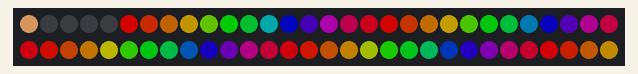
Bench run of a sketch on a simulated Arduino Uno, built with avr-gcc and run on an emulated ATmega328P. On the bench: 60 RGB LEDs in strip order, left to right, continuing on the next row. Dim RGB values are drawn brighter than linear.

Above: at 3.15 s.
At 6.5 s:
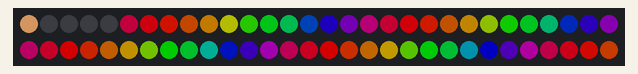
At 8.93 s:
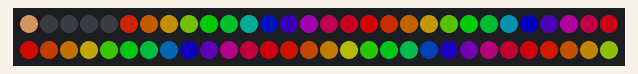
At 19.27 s:
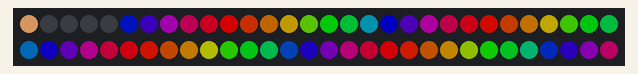
At 29.54 s:
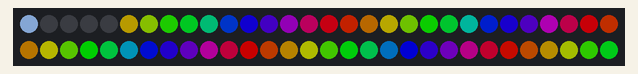
At 39.58 s:
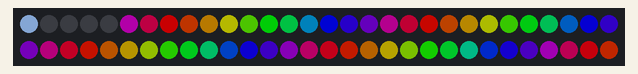

The sketch:

ws2812b_karisik2.ino
```cpp
#include <FastLED.h>

#define LED_PIN     11
#define NUM_LEDS    60
#define CHIPSET     WS2811
#define COLOR_ORDER GRB
CRGB leds[NUM_LEDS];

#define BRIGHTNESS  128
#define TEMPERATURE_1 Tungsten100W
#define TEMPERATURE_2 OvercastSky
#define DISPLAYTIME 20
#define BLACKTIME   3

void loop()
{
  static uint8_t starthue = 0;
  fill_rainbow( leds + 5, NUM_LEDS - 5, --starthue, 20);

  // Choose which 'color temperature' profile to enable.
  uint8_t secs = (millis() / 1000) % (DISPLAYTIME * 2);
  if( secs < DISPLAYTIME) {
    FastLED.setTemperature( TEMPERATURE_1 ); // first temperature
    leds[0] = TEMPERATURE_1; // show indicator pixel
  } else {
    FastLED.setTemperature( TEMPERATURE_2 ); // second temperature
    leds[0] = TEMPERATURE_2; // show indicator pixel
  }

  if( (secs % DISPLAYTIME) < BLACKTIME) {
    memset8( leds, 0, NUM_LEDS * sizeof(CRGB));
  }

  FastLED.show();
  FastLED.delay(8);
}

void setup() {
  delay( 3000 ); // power-up safety delay
  FastLED.addLeds<CHIPSET, LED_PIN, COLOR_ORDER>(leds, NUM_LEDS).setCorrection( TypicalSMD5050 );
  FastLED.setBrightness( BRIGHTNESS );
}
```
